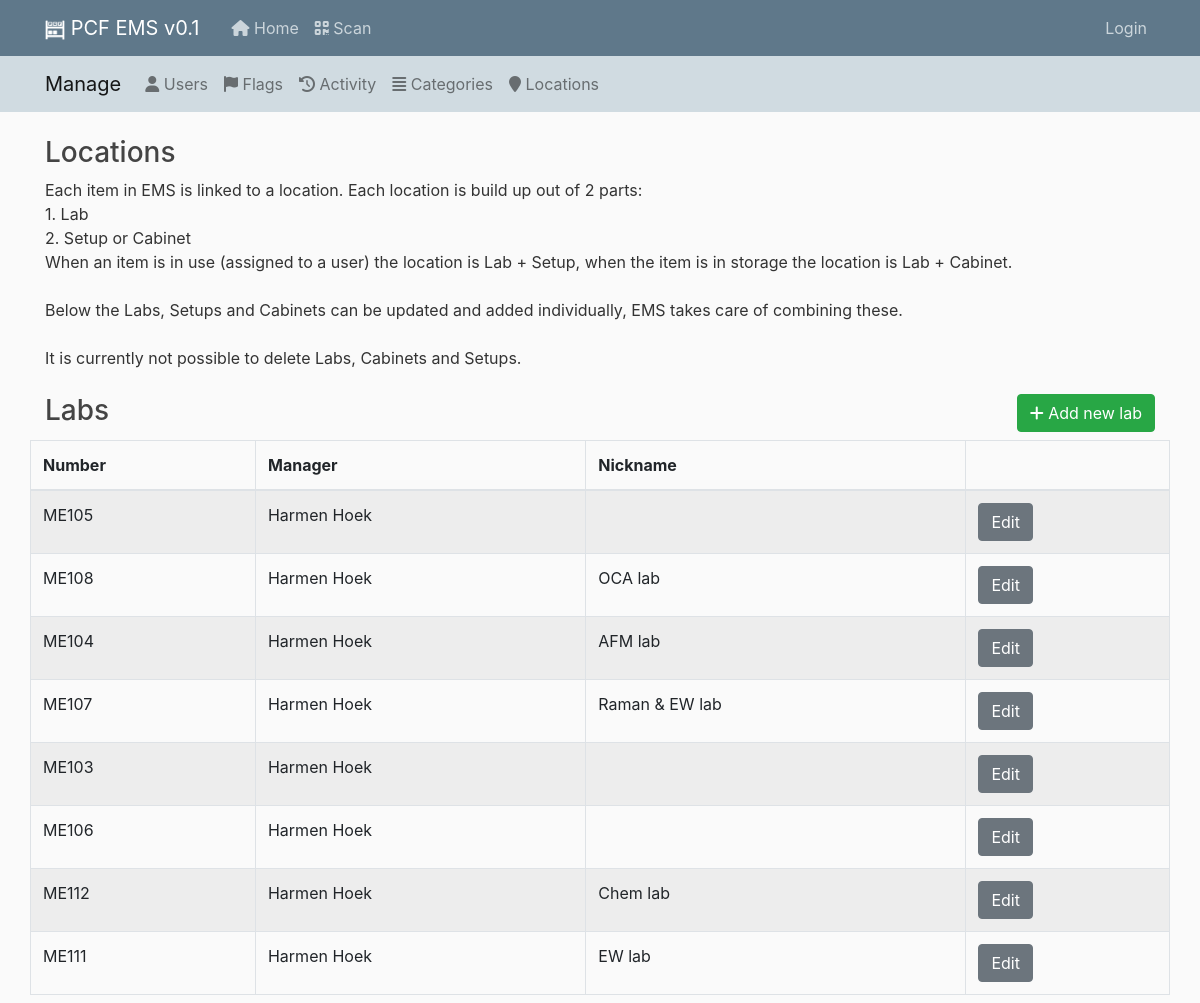
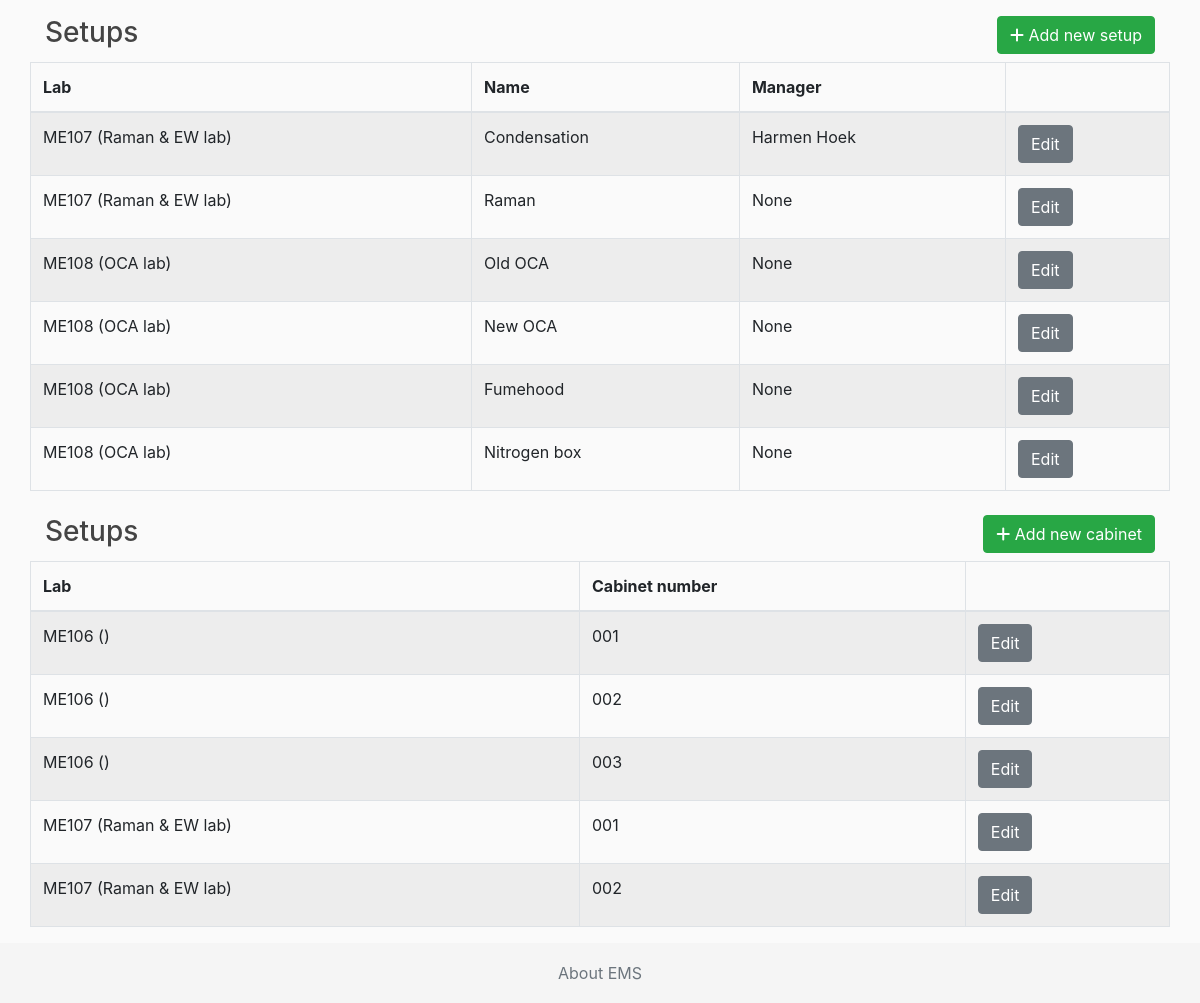
The page /manage/locations/ on the database as committed earlier (2 pictures, top to bottom).
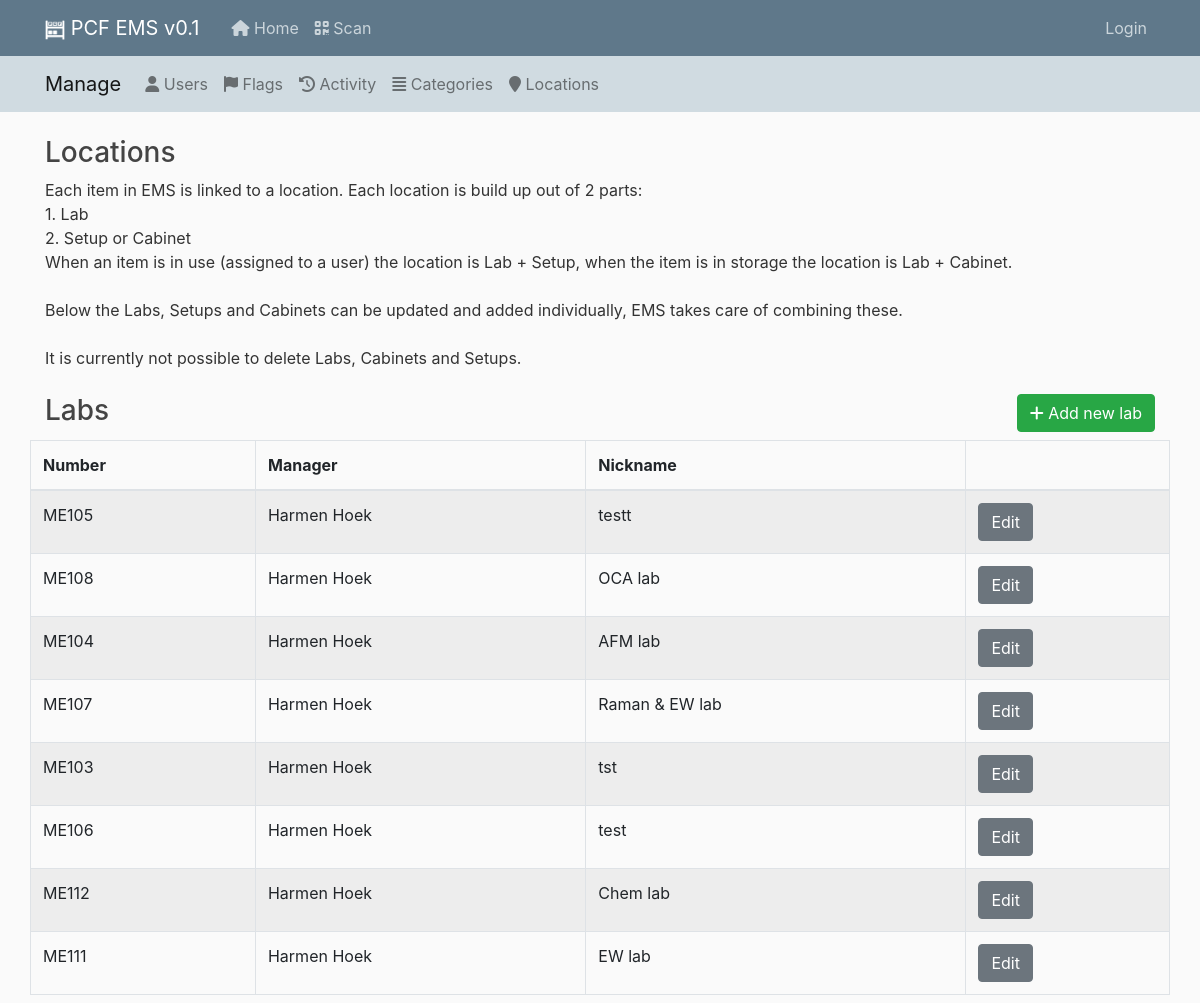
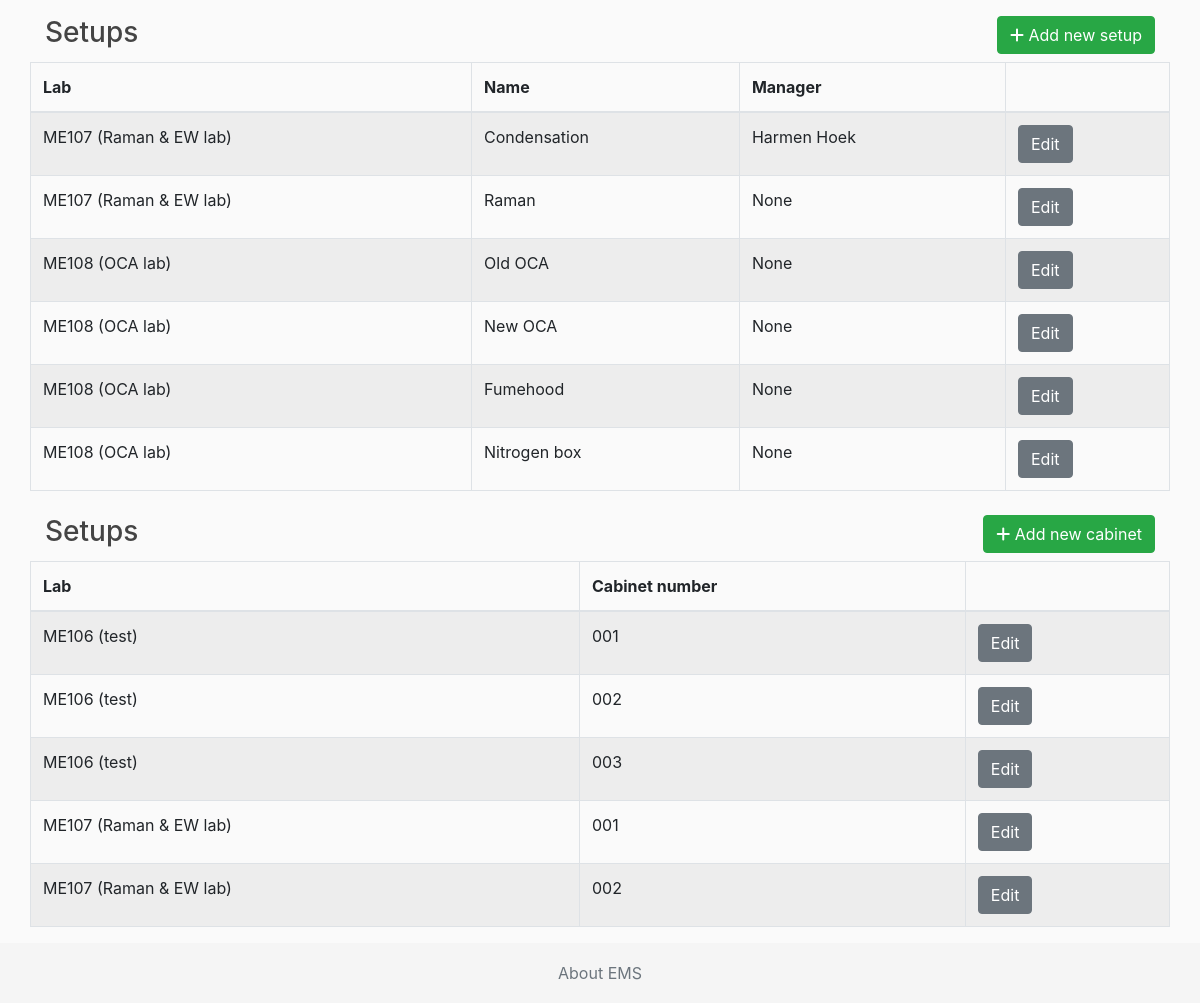
The same page on the database as committed later (2 pictures, top to bottom).
### ems/models.py (models this page shows, shortened)
class Lab(models.Model):
    number = models.CharField(max_length=5)
    manager = models.ForeignKey(User, on_delete=models.SET_NULL, null=True, blank=True, default=2, limit_choices_to={'is_superuser': False})
    nickname = models.CharField(max_length=20, default='', null=True, blank=True)
    history = HistoricalRecords()
    def __str__(self):
        return f"{self.number} ({self.nickname})"

class Cabinet(models.Model):
    lab = models.ForeignKey(Lab, on_delete=models.CASCADE)
    number = models.CharField(max_length=10)
    history = HistoricalRecords()

### ems_manage/views.py (the view)
# urls.py: path('locations/', LocationsView.as_view(), name='manage-locations'),
class LocationsView(ListView):
    model = Lab
    template_name = 'ems_manage/location_list.html'
    def get_context_data(self, **kwargs): # to send extra data
        context = super().get_context_data(**kwargs)
        setups = Setup.objects.all()
        context['setups'] = setups
        cabinets = Cabinet.objects.all()
        context['cabinets'] = cabinets
        return context

### ems/models.py (called while the page is built)
def get_first_name(self):
    return f'{self.first_name} {self.last_name}'

### ems_manage/templates/ems_manage/location_list.html
{% extends "ems_manage/manage_base.html" %}
{% block content %}
<div class="row">
    <div class="col col-12">
        <div class="float-left my-2">
            <h3 class="d-inline">Locations</h3>
        </div>
    </div>
</div>
<p>
    Each item in EMS is linked to a location. Each location is build up out of 2 parts:<br>
    1. Lab <br>
    2. Setup or Cabinet <br>
    When an item is in use (assigned to a user) the location is Lab + Setup, when the item is in storage the location
    is Lab + Cabinet.<br>
    <br>
    Below the Labs, Setups and Cabinets can be updated and added individually, EMS takes care of combining these.<br>
    <br>
    It is currently not possible to delete Labs, Cabinets and Setups.
</p>
<div class="row">
    <div class="col col-12">
        <div class="float-left my-2">
            <h3 class="d-inline">Labs</h3>
        </div>
        <div class="float-right my-2">
            <a class="btn btn-success" href="{% url 'manage-labs-add' %}"><i class="fas fa-plus"></i> Add new lab</a>
        </div>
    </div>
</div>
<div class="row">
    <table id="user_list" class="table table-striped table-bordered table">
        <thead>
        <tr>
            <th data-priority="10">Number</th>
            <th data-priority="10">Manager</th>
            <th data-priority="10">Nickname</th>
            <th data-priority="10"></th>
        </tr>
        </thead>
        <tbody>
        {% for item in object_list %}
        <tr>
            <td>{{ item.number }}</td>
            <td>{{ item.manager }}</td>
            <td>{{ item.nickname }}</td>
            <td>
                <a href="{% url 'manage-labs-update' item.pk %}" class="btn btn-secondary">Edit</a>
            </td>
        </tr>
        {% endfor %}
        </tbody>
    </table>
</div>
<div class="row">
    <div class="col col-12">
        <div class="float-left my-2">
            <h3 class="d-inline">Setups</h3>
        </div>
        <div class="float-right my-2">
            <a class="btn btn-success" href="{% url 'manage-setups-add' %}"><i class="fas fa-plus"></i> Add new setup</a>
        </div>
    </div>
</div>
<div class="row">
    <table id="user_list" class="table table-striped table-bordered table">
        <thead>
        <tr>
            <th data-priority="10">Lab</th>
            <th data-priority="10">Name</th>
            <th data-priority="10">Manager</th>
            <th data-priority="10"></th>
        </tr>
        </thead>
        <tbody>
        {% for item in setups %}
        <tr>
            <td>{{ item.lab }}</td>
            <td>{{ item.name }}</td>
            <td>{{ item.manager }}</td>
            <td>
                <a href="{% url 'manage-setups-update' item.pk %}" class="btn btn-secondary">Edit</a>
            </td>
        </tr>
        {% endfor %}
        </tbody>
    </table>
</div>
<div class="row">
    <div class="col col-12">
        <div class="float-left my-2">
            <h3 class="d-inline">Setups</h3>
        </div>
        <div class="float-right my-2">
            <a class="btn btn-success" href="{% url 'manage-cabinets-add' %}"><i class="fas fa-plus"></i> Add new cabinet</a>
        </div>
    </div>
</div>
<div class="row">
    <table id="user_list" class="table table-striped table-bordered table">
        <thead>
        <tr>
            <th data-priority="10">Lab</th>
            <th data-priority="10">Cabinet number</th>
            <th data-priority="10"></th>
        </tr>
        </thead>
        <tbody>
        {% for item in cabinets %}
        <tr>
            <td>{{ item.lab }}</td>
            <td>{{ item.number }}</td>
            <td>
                <a href="{% url 'manage-cabinets-update' item.pk %}" class="btn btn-secondary">Edit</a>
            </td>
        </tr>
        {% endfor %}
        </tbody>
    </table>
</div>
{% endblock content %}

Rows that differ between the two databases and show on the page:
changed Lab "ME105": nickname (not shown) → "testt"
changed Lab "ME103": nickname (not shown) → "tst"
changed Lab "ME106": nickname (not shown) → "test"
changed through a linked row, Cabinet (number 1 of 5 on the later page): lab "ME106 ()" → "ME106 (test)"
changed through a linked row, Cabinet (number 2 of 5 on the later page): lab "ME106 ()" → "ME106 (test)"
changed through a linked row, Cabinet (number 3 of 5 on the later page): lab "ME106 ()" → "ME106 (test)"
